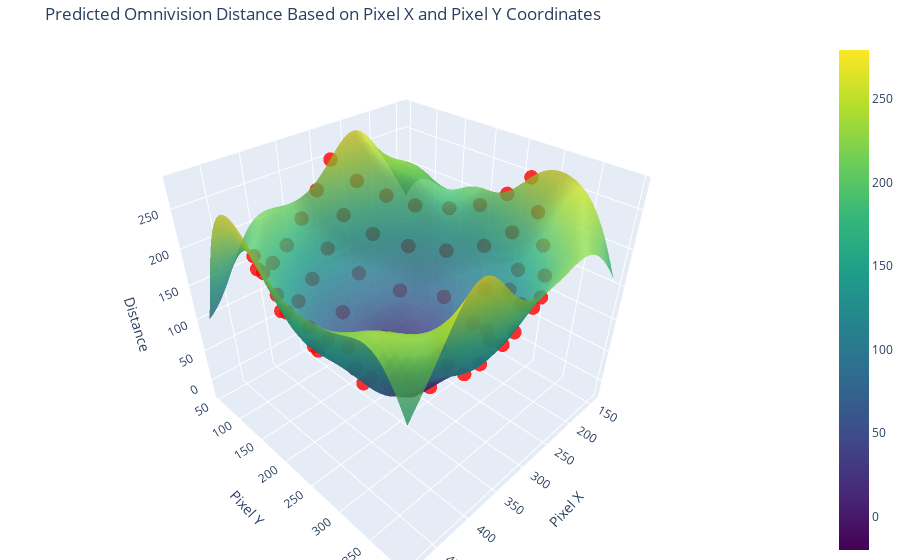

Notebook cell for this chart:
### Code cell
import plotly.graph_objects as go

# Define the grid range
x_min, x_max = X_test[:, 0].min(), X_test[:, 0].max()
y_min, y_max = X_test[:, 1].min(), X_test[:, 1].max()

# Grid mesh for prediction
x_grid, y_grid = np.meshgrid(np.linspace(x_min, x_max, 50), np.linspace(y_min, y_max, 50))
X_pred = np.c_[x_grid.ravel(), y_grid.ravel()]

# Retrieve the prediction 
y_pred, sigma = gpr_best.predict(X_pred, return_std=True)
y_pred = y_pred.reshape(x_grid.shape)

# 3D Plot
fig = go.Figure()

fig.add_trace(go.Scatter3d(
    x=X_test[:, 0], 
    y=X_test[:, 1], 
    z=y_test, 
    mode='markers',
    marker=dict(size=5, color='red', opacity=0.8),
    name="Actual Data"
))

fig.add_trace(go.Surface(
    x=x_grid, 
    y=y_grid, 
    z=y_pred, 
    colorscale='viridis', 
    opacity=0.8
))

fig.update_layout(
    title="Predicted Omnivision Distance Based on Pixel X and Pixel Y Coordinates",
    scene=dict(
        xaxis_title='Pixel X',
        yaxis_title='Pixel Y',
        zaxis_title='Distance',
    ),
    margin=dict(l=0, r=0, b=0, t=40)
)

fig.show()

### Figure 1 — Plotly figure (JSON) as saved in the notebook; plotly's stock layout.template omitted (floating-point values rounded to 4 significant figures; data arrays with more than 128 entries replaced by an {"elided": "..."} marker saying what was removed)
{"data": [{"marker": {"color": "red", "opacity": 0.8, "size": 5}, "mode": "markers", "name": "Actual Data", "type": "scatter3d", "x": [279, 307, 341, 381, 417, 448, 468, 483, 252, 281, 319, 362, 404, 441, 466, 481, 220, 251, 290, 340, 390, 430, 456, 473, 194, 218, 252, 301, 368, 411, 436, 455, 167, 190, 221, 264, 328, 381, 411, 433, 152, 169, 200, 237, 293, 343, 380, 409, 143, 161, 185, 220, 269, 315, 351, 381, 142, 157, 181, 215, 254, 292, 326, 354], "y": [52, 55, 64, 85, 107, 136, 160, 184, 70, 74, 84, 104, 131, 161, 192, 213, 92, 97, 110, 133, 164, 199, 230, 250, 121, 132, 150, 169, 215, 253, 271, 286, 159, 177, 203, 235, 279, 300, 315, 324, 199, 224, 254, 290, 325, 342, 349, 354, 234, 260, 291, 323, 351, 368, 377, 378, 266, 291, 319, 347, 369, 384, 393, 395], "z": [247.5, 215.1, 190.4, 176.8, 176.8, 190.4, 215.1, 247.5, 215.1, 176.8, 145.8, 127.5, 127.5, 145.8, 176.8, 215.1, 190.4, 145.8, 106.1, 79.06, 79.06, 106.1, 145.8, 190.4, 176.8, 127.5, 79.06, 35.36, 35.36, 79.06, 127.5, 176.8, 176.8, 127.5, 79.06, 35.36, 35.36, 79.06, 127.5, 176.8, 190.4, 145.8, 106.1, 79.06, 79.06, 106.1, 145.8, 190.4, 215.1, 176.8, 145.8, 127.5, 127.5, 145.8, 176.8, 215.1, 247.5, 215.1, 190.4, 176.8, 176.8, 190.4, 215.1, 247.5]}, {"colorscale": [[0, "#440154"], [0.1111, "#482878"], [0.2222, "#3e4989"], [0.3333, "#31688e"], [0.4444, "#26828e"], [0.5556, "#1f9e89"], [0.6667, "#35b779"], [0.7778, "#6ece58"], [0.8889, "#b5de2b"], [1, "#fde725"]], "opacity": 0.8, "type": "surface", "x": {"elided": "50x50 float values"}, "y": {"elided": "50x50 float values"}, "z": {"elided": "50x50 float values"}}], "layout": {"margin": {"b": 0, "l": 0, "r": 0, "t": 40}, "scene": {"xaxis": {"title": {"text": "Pixel X"}}, "yaxis": {"title": {"text": "Pixel Y"}}, "zaxis": {"title": {"text": "Distance"}}}, "title": {"text": "Predicted Omnivision Distance Based on Pixel X and Pixel Y Coordinates"}}}
